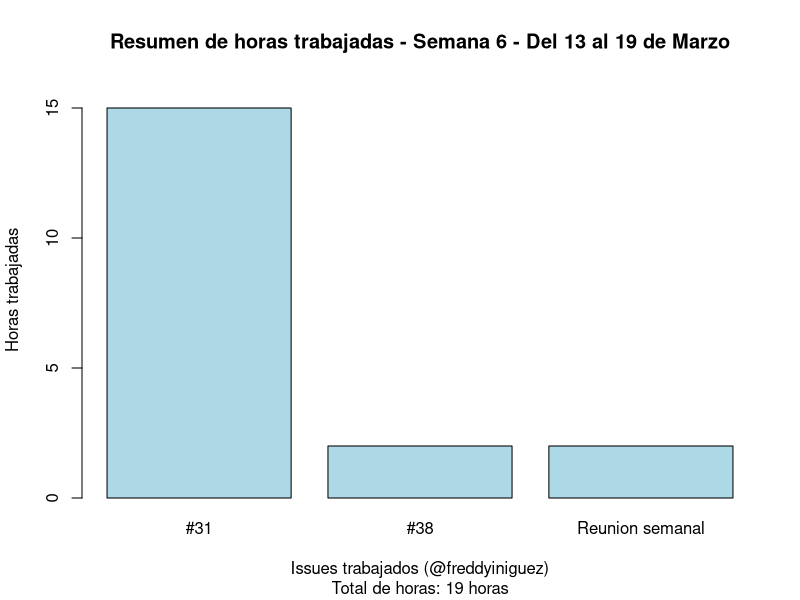

Generate this figure with R:
# WAFLA Project
## Reporte de horas trabajadas
### Semana 6

horas_trabajadas <- c(15, 2, 2)

issues_trabajados <- c("#31", "#38", "Reunion semanal")

barplot(horas_trabajadas, 
        main = "Resumen de horas trabajadas - Semana 6 - Del 13 al 19 de Marzo",
        sub = "Total de horas: 19 horas",
        xlab = "Issues trabajados (@freddyiniguez)",
        ylab = "Horas trabajadas",
        ylim = c(0,16),
        col = "lightblue",
        names.arg = issues_trabajados)
